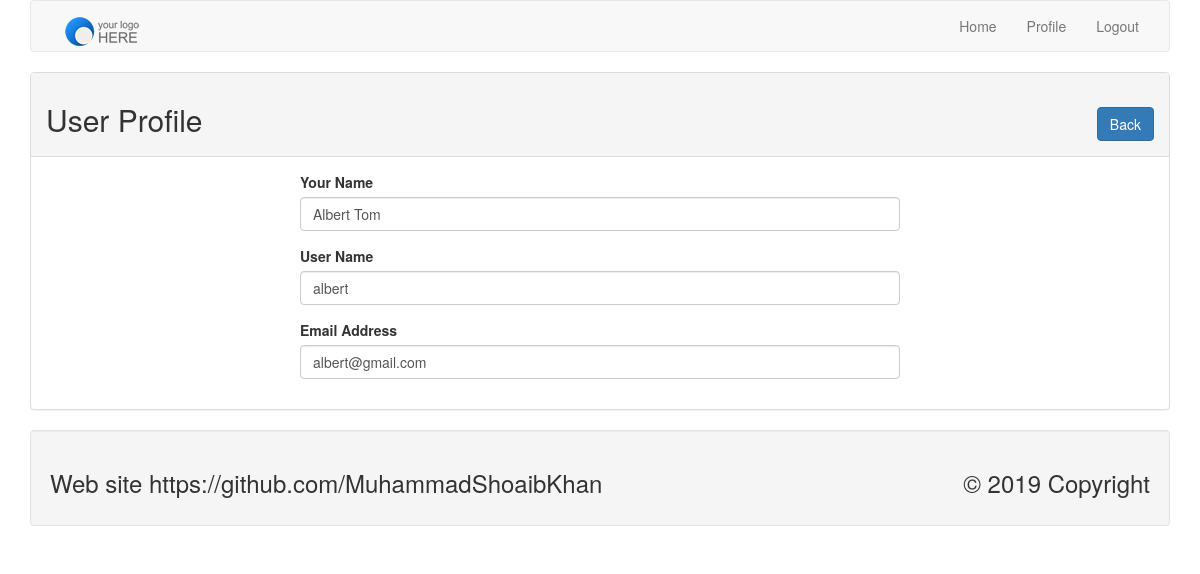
The page /profile.php?id=2 (signed in) on the database its author committed.
### tables this page shows
CREATE TABLE `tbl_user` (
  `id` int(11) NOT NULL,
  `name` varchar(255) NOT NULL,
  `username` varchar(255) NOT NULL,
  `email` varchar(255) NOT NULL,
  `password` varchar(255) NOT NULL
);

### lib/User.php (called while the page is built, shortened)
<?php
 include 'Database.php';
 class User {
 	private $db;
 	public function __construct(){
 		 $this->db = new Database();
 	}
       public function getUserById($id){
       	    $sql = "SELECT * FROM tbl_user WHERE id= :id LIMIT 1";
             $query = $this->db->pdo->prepare($sql);
            $query->bindValue(':id' , $id);
            $query->execute();
            $result = $query->fetch(PDO::FETCH_OBJ);
            return $result;
       }
 }
?>

### lib/Database.php (called while the page is built)
<?php
 class Database {
	private $hostdb = "localhost:3309";
	private $userdb = "root";
	private $passdb = "";
	private $namedb = "db_login";
	public $pdo;
	public function __construct(){
		if (!isset($this->pdo)) {
			try{
			  $link = new PDO("mysql:host=".$this->hostdb.";dbname=".$this->namedb, $this->userdb, $this->passdb);
				$link->setAttribute(PDO::ATTR_ERRMODE, PDO::ERRMODE_EXCEPTION);
				$link->exec("SET CHARACTER SET utf8");
				$this->pdo = $link;
			} catch(PDOException $e){
		  die("Failed to connect with Database".$e->getMessage());
			}
		}
	}
 }
?>

### profile.php (the view, shortened to what this page needs)
<?php include 'inc/header.php';
      include 'lib/User.php';
?>
<?php
if (isset($_GET['id'])) {
	$userid = (int)$_GET['id'];
}
   $user = new User();
?>
<div class="panel panel-default">
	<div class="panel-heading">
		<h2>User Profile  <span class="pull-right"><a class="btn btn-primary" href="index.php">Back </a></span></h2>
</div>
<div class="panel-body">
	<div style="max-width: 600px; margin: 0 auto">
<?php
  $userdata = $user->getUserById($userid);
  if ($userdata) {
?>
	 <form action="" method="POST">
	 	<div class="form-group">
	 		<label for="name"> Your Name </label>
	 		<input type="text" id="name" name="name" class="form-control" value="<?php echo $userdata->name; ?>" />
	 	</div>
	<div class="form-group">
	 		<label for="username"> User Name </label>
	 		<input type="text" id="username" name="username" class="form-control" value="<?php echo $userdata->username; ?>" />
	 	</div>
	<div class="form-group">
	 		<label for="email"> Email Address </label>
	 		<input type="text" id="email" name="email" class="form-control" value="<?php echo $userdata->email; ?>" />
	 	</div>
	</div>
	 <?php } ?>
</div>
 </div>
<?php include 'inc/footer.php'; ?>

### rows shown on the page
tbl_user: name "Albert Tom", username "albert", email "albert@gmail.com"
